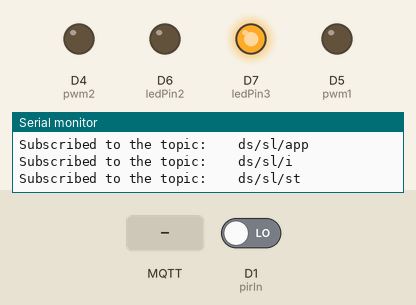
Recording of a sketch running on a simulated ESP8266 (NodeMCU). On the bench: output pins drawn as LEDs (lit = HIGH), the last lines printed to the serial monitor. Inputs (shaded band) come from the test bench; at power-on: D1 (pirIn) LOW. WiFi joins after 1.5 s; servers stay silent unless stated; random numbers use the default seed unless the sketch sets one; no MQTT or app messages arrive unless stated.

Above: at 2.8 s.
2.9 s: MQTT message "Got 1" arrives on the first subscribed topic
At 3.9 s:
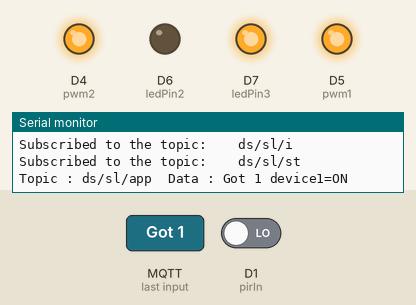
4.4 s: MQTT message "2" arrives on the second subscribed topic
At 5.1 s:
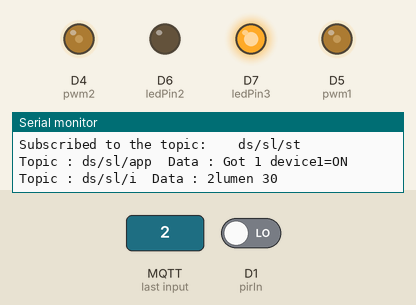
5.9 s: MQTT message "1" arrives on the first subscribed topic
At 6.2 s:
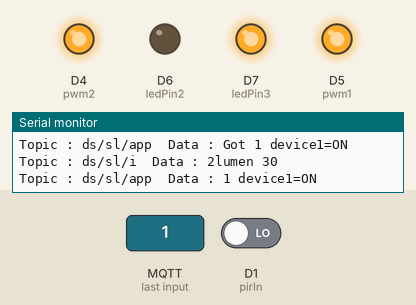
8.9 s: MQTT message "Got 0" arrives on the first subscribed topic
At 9.7 s:
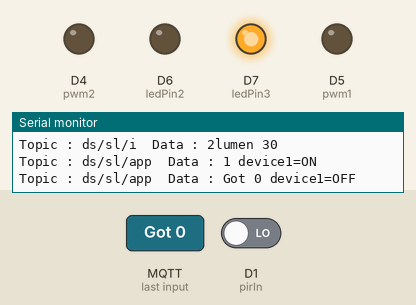
Timing chart, 0 to 11.9 s (numbered marks = the images above; inputs shaded):
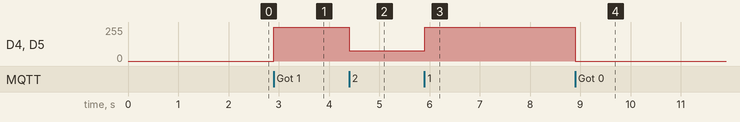

The sketch:

MQTTfinalV7_Watt_Removed.ino
```cpp
/*                  (____/
 * zakir.hasan@datasoft-bd.com
 *
 */
#include <ESP8266WiFi.h>
#include <PubSubClient.h>
//#include <dht.h>
//dht DHT;


#define pirIn D1 //interrupt pin
#define pwm1 D5 // ONBOARD LED D1 WORKS OPPOSITE, LIGHT
#define pwm2 D4 //LIGHT
#define ledPin2 D6 // FAN
#define ledPin3 D7 // AC
//#define tubelight D8

#define sensorIn A0 //Current Sensor Pin

//volatile int state = LOW;
uint8_t led = LOW;


// Update these with values suitable for your network.
const char* ssid = "DataSoft_WiFi";
const char* password = "support123";
//const char* mqtt_server = "broker.mqtt-dashboard.com";
const char* mqtt_server = "182.48.84.180";

WiFiClient espClient;
PubSubClient client(espClient);

long lastMsgTime = 0;
char msg[5];
int dutycycle=0;
//int value = 0;

void setup() {
  //setLED();

  pinMode(pwm1,OUTPUT);
  pinMode(pwm2,OUTPUT);
  pinMode(ledPin2,OUTPUT);
  pinMode(ledPin3,OUTPUT);
  //pinMode(tubelight,OUTPUT);
  pinMode(pirIn,INPUT);
  pinMode(sensorIn,INPUT);

  attachInterrupt(pirIn, highInterrupt, RISING);

  analogWrite(pwm1, 0);
  analogWrite(pwm2, 0);
  digitalWrite(ledPin2, LOW);
  digitalWrite(ledPin3, HIGH); //ACTIVE LOW LOGIC
//  digitalWrite(tubelight, LOW);

  analogWriteFreq(500); //Set PWM frequency 500, default is 1000
  analogWriteRange(100);  //Set range 0~255, default is 0~1023
  //delay(100);
  Serial.begin(9600);

  setup_wifi();
  client.setServer(mqtt_server, 1883);
  client.setCallback(callback);

}//setup ends here


void loop() {
  if (!client.connected()) {
    reconnect();
  }
  client.loop();

  //Power = getVPP();

  //setLED();

//  long now = millis();
//  // read DHT11 sensor every given seconds
//  if (now - lastMsgTime > 5000) {
//     lastMsgTime = now;
//
//     //Write code here
//
//     //Serial.println(dutycycle);
//  }
//
}//loop ends here


void setup_wifi() {
    delay(100);
  // We start by connecting to a WiFi network
    Serial.print("Connecting to ");
    Serial.println(ssid);
    WiFi.begin(ssid, password);
    while (WiFi.status() != WL_CONNECTED)
    {
      delay(500);
      Serial.print(".");
    }
  randomSeed(micros());
  Serial.println("");
  Serial.println("WiFi connected");
  Serial.println("IP address: ");
  Serial.println(WiFi.localIP());
}

void callback(char* topic, byte* payload, unsigned int length)
{
  Serial.print("Topic : ");
  Serial.print(topic);
  Serial.print("  Data : ");
//  int p =(char)payload[0]-'0';
//  Serial.println(p);

    // char receivedChar;

        if (strcmp(topic,"ds/sl/st")==0) {

            sendStatus();

        }


        if (strcmp(topic,"ds/sl/app")==0){

          char receivedChar;

          for (int i=0;i<length;i++) {
              receivedChar = (char)payload[i];
              Serial.print(receivedChar);

            //  if (receivedChar == '0'){
            //    Serial.println("Got 0");
            //  }
            //
            //  if (receivedChar == '1')
            //   Serial.println("Got 1");
          }


        // whatever you want for this topic
              // if MQTT comes a 0 message, show humidity
          if(receivedChar=='0')
          {
            analogWrite(pwm1, 0);
            analogWrite(pwm2, 0); //
            Serial.println(" device1=OFF");
          }
          // if MQTT comes a 1 message, show temperature
          if(receivedChar=='1')
          {
           analogWrite(pwm1, 100);
           analogWrite(pwm2, 100);
           Serial.println(" device1=ON");

          }
            if(receivedChar=='2')
          {
           digitalWrite(ledPin2, LOW);
           Serial.println(" FAN=OFF");

          }

            if(receivedChar=='3')
          {
           digitalWrite(ledPin2, HIGH);
           Serial.println(" FAN=ON");

          }
              if(receivedChar=='4')
          {
           digitalWrite(ledPin3, HIGH); // ACTIVE LOW LOGIC
           Serial.println(" AC=OFF");

          }
              if(receivedChar=='5')
          {
           digitalWrite(ledPin3, LOW);
           Serial.println(" AC=ON");
          }
      }


      if (strcmp(topic,"ds/sl/i")==0) {

            char pwm;
            //message_buff[i] = payload[i];
            for (int i=0;i<length;i++) {
                pwm  = (char)payload[i];
                Serial.print(pwm);


             //if(!(analogRead(D1)==0)){
                if (pwm == '0'){
                    dutycycle=10;
                    analogWrite(pwm1, dutycycle);
                    analogWrite(pwm2, dutycycle);
                    Serial.println("lumen 10");
                }

                if (pwm == '1'){
                    dutycycle=20;
                    analogWrite(pwm1, dutycycle);
                    analogWrite(pwm2, dutycycle);
                    Serial.println("lumen 20");
                }
                if (pwm == '2'){
                    dutycycle=30;
                    analogWrite(pwm1, dutycycle);
                    analogWrite(pwm2, dutycycle);
                    Serial.println("lumen 30");
                }
                if (pwm == '3'){
                    dutycycle=40;
                    analogWrite(pwm1, dutycycle);
                    analogWrite(pwm2, dutycycle);
                    Serial.println("lumen 40");
                }
                if (pwm == '4'){
                    dutycycle=50;
                    analogWrite(pwm1, dutycycle);
                    analogWrite(pwm2, dutycycle);
                    Serial.println("lumen 50");
                }
                if (pwm == '5'){
                    dutycycle=60;
                    analogWrite(pwm1, dutycycle);
                    analogWrite(pwm2, dutycycle);
                    Serial.println("lumen 60");
                }
                if (pwm == '6'){
                    dutycycle=70;
                    analogWrite(pwm1, dutycycle);
                    analogWrite(pwm2, dutycycle);
                    Serial.println("lumen 70");
                }
                if (pwm == '7'){
                    dutycycle=80;
                    analogWrite(pwm1, dutycycle);
                    analogWrite(pwm2, dutycycle);
                    Serial.println("lumen 80");
                }
                if (pwm == '8'){
                    dutycycle=90;
                    analogWrite(pwm1, dutycycle);
                    analogWrite(pwm2, dutycycle);
                    Serial.println("lumen 90");
                }
                if (pwm == '9'){
                    dutycycle=100;
                    analogWrite(pwm1, dutycycle);
                    analogWrite(pwm2, dutycycle);
                    Serial.println("lumen 100");
                }
             //}

            }
            //Serial.print(" pwm : ");
            //Serial.print(pwm);


      }

   Serial.println();

} //end callback


void reconnect() {
  // Loop until we're reconnected
  while (!client.connected())
  {
    Serial.print("Attempting MQTT connection...");
    // Create a random client ID
    String clientId = "ESP8266Client-";
    clientId += String(random(0xffff), HEX);
    // Attempt to connect
    //if you MQTT broker has clientID,username and password
    //please change following line to    if (client.connect(clientId,userName,passWord))
    if (client.connect(clientId.c_str()))
    {
      Serial.println("connected");
     //once connected to MQTT broker, subscribe command if any
      client.subscribe("ds/sl/app");
      Serial.println("Subscribed to the topic:    ds/sl/app");
      client.subscribe("ds/sl/i");
      Serial.println("Subscribed to the topic:    ds/sl/i");
      client.subscribe("ds/sl/st");
      Serial.println("Subscribed to the topic:    ds/sl/st");
    } else {
      Serial.print("failed, rc=");
      Serial.print(client.state());
      Serial.println(" try again in 5 seconds");
      // Wait 6 seconds before retrying
      delay(6000);
    }
  }
} //end reconnect()


void sendStatus(){
           //int led0 = DHT.read11(DHT11_PIN);
           //if((analogRead(D1) > 0)){     //analogRead fucntion won't work for reading pwm dutycycle


            if((digitalRead(pwm1) == HIGH)){

             String msg="1";     //msg = msg+"%";     //msg=msg+"1";  doesn't work cause integer
             char message[20];
             msg.toCharArray(message,20);

             //publish sensor data to MQTT broker
             client.publish("ds/sl/cs", message);
             Serial.print(message);
             Serial.println(" published");

           }


           if((digitalRead(ledPin2) == HIGH)){//Fan

             String msg="3";     //msg = msg+"%";     //msg=msg+"1";  doesn't work cause integer
             char message[20];
             msg.toCharArray(message,20);

             //publish sensor data to MQTT broker
             client.publish("ds/sl/cs", message);
             Serial.print(message);
             Serial.println(" published");

           }

           if((digitalRead(ledPin3) == LOW)){//AC

             String msg="5";     //msg = msg+"%";     //msg=msg+"1";  doesn't work cause integer
             char message[20];
             msg.toCharArray(message,20);

             //publish sensor data to MQTT broker
             client.publish("ds/sl/cs", message);
             Serial.print(message);
             Serial.println(" published");

           }


          //String msg="3";     //msg = msg+"%";     //msg=msg+"1";  doesn't work cause integer
             String msg = String(dutycycle);
             char message[20];
             msg.toCharArray(message,20);

             //publish sensor data to MQTT broker
             client.publish("ds/sl/cs", message);
             Serial.print(message);
             Serial.println(" published");

}


//void toggleLight(){
//
//    state = !state;
//
//    digitalWrite(tubelight,state);
//    Serial.println("Interrupted! ");
//
//
//}

void highInterrupt(){
    led = HIGH;
    detachInterrupt(pirIn);
    attachInterrupt(pirIn, lowInterrupt, FALLING);
    Serial.println("MOTION DETECTED");

    String msg="1";     //msg = msg+"%";     //msg=msg+"1";  doesn't work cause integer
     char message[20];
     msg.toCharArray(message,20);

     //publish sensor data to MQTT broker
     client.publish("ds/sl/motion", message);
     Serial.print(message);
     Serial.println(" published");
}


void lowInterrupt(){
      led = LOW;
      detachInterrupt(pirIn);
      attachInterrupt(pirIn,  highInterrupt, RISING);
      Serial.println("MOTION ENDED");

     String msg="0";     //msg = msg+"%";     //msg=msg+"1";  doesn't work cause integer
     char message[20];
     msg.toCharArray(message,20);

     //publish sensor data to MQTT broker
     client.publish("ds/sl/motion", message);
     Serial.print(message);
     Serial.println(" published");
}

//void setLED(){
//    digitalWrite(tubelight, led);
//}
```

Measured:
- after the input at 2.9 s, D4 (pwm2), D5 (pwm1): 0/255 → 255/255 at once
- after the input at 4.4 s, D4 (pwm2), D5 (pwm1): 255/255 → 76/255 at once
- after the input at 5.9 s, D4 (pwm2), D5 (pwm1): 76/255 → 255/255 at once
- after the input at 8.9 s, D4 (pwm2), D5 (pwm1): 255/255 → 0/255 at once
